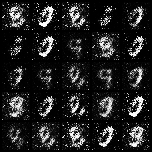
#> input picture GAN/images/gan/1000.png, 152 x 152 px; its folder holds 4 pictures in this run
$ python show.py
#> lines starting #> are read from the running program, lines starting #| are printed output that depends on the picture
import cv2
import os
import time


# 指定图片所在文件夹路径
img_folder = "./images/gan/"
# 获取文件夹中所有灰度图片文件的文件名，并按名称排序
img_files = sorted([f for f in os.listdir(img_folder) if f.endswith('.png') or f.endswith('.jpg')], key=lambda x: int(x[:-4]))
# 循环展示每张图片
for img_file in img_files:
    # 读取灰度图片
    img_path = os.path.join(img_folder, img_file)
    img = cv2.imread(img_path, 0)
#> img is the input picture: shape (152, 152); min 0, max 255, mean 34.2
    # 放大图片
    img = cv2.resize(img, None, fx=2, fy=2, interpolation=cv2.INTER_CUBIC)
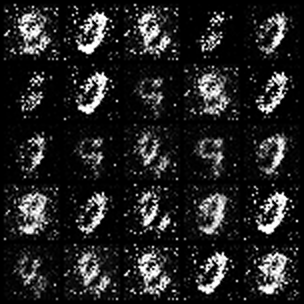
#> img: shape (304, 304); min 0, max 255, mean 35
    # 显示图片并等待按下任意键
    cv2.imshow(img_path, img)
    # time.sleep(1)
    cv2.waitKey(0)
    cv2.destroyAllWindows()
#> pass 2 of the loop `for img_file in img_files:`:
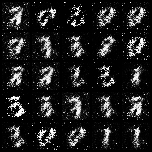
#> input picture GAN/images/gan/1500.png, 152 x 152 px
#> img is the input picture: shape (152, 152); min 0, max 255, mean 32.6
#> `img = cv2.resize(img, None, fx=2, fy=2, interpolation=cv2.INTER_CUBIC)`:
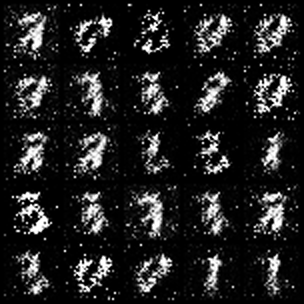
#> img: shape (304, 304); min 0, max 255, mean 33.3
#> pass 3 of the loop `for img_file in img_files:`:
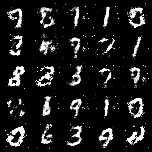
#> input picture GAN/images/gan/10000.png, 152 x 152 px
#> img is the input picture: shape (152, 152); min 0, max 255, mean 28.4
#> `img = cv2.resize(img, None, fx=2, fy=2, interpolation=cv2.INTER_CUBIC)`:
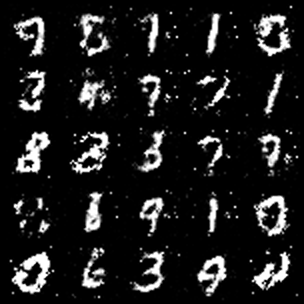
#> img: shape (304, 304); min 0, max 255, mean 28.9
#> the loop made 4 passes; the first 3 are shown
